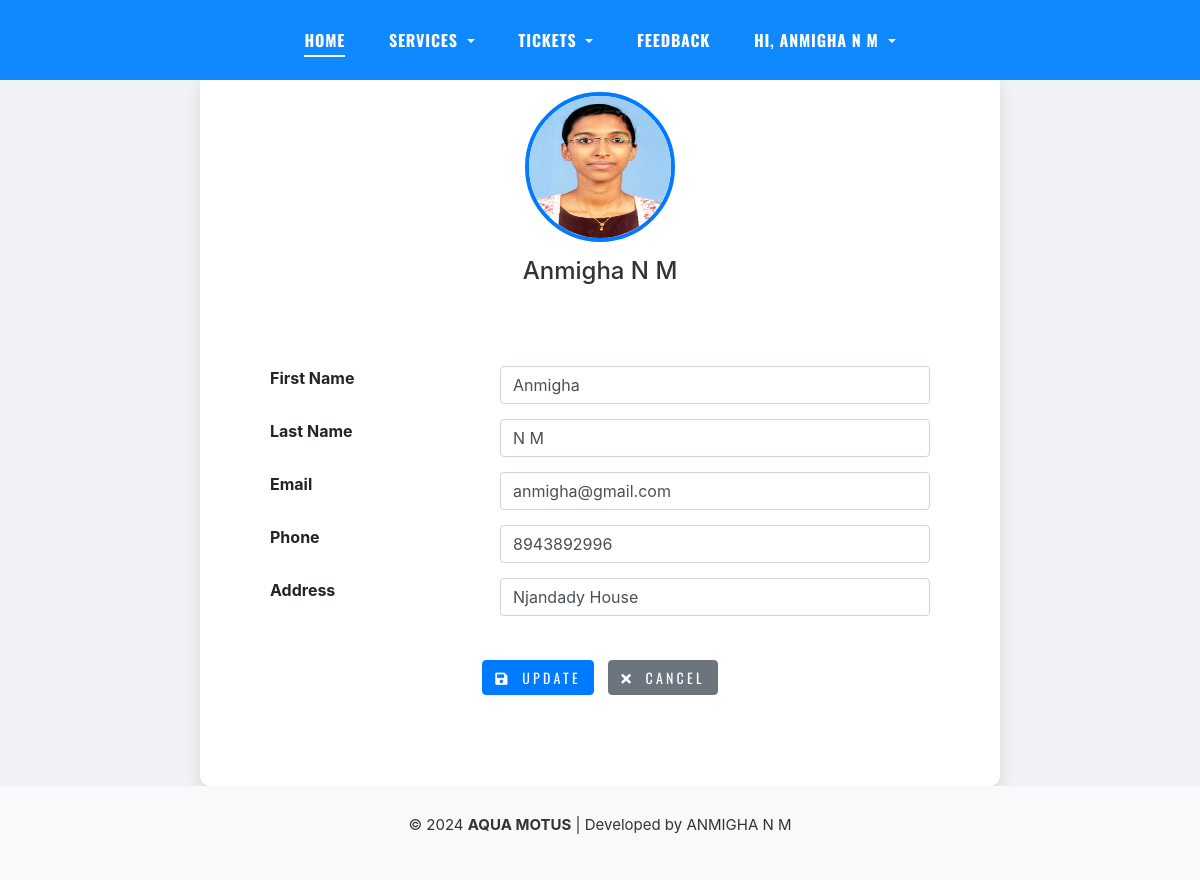
The page /User/EditProfile/ (signed in) on the database its author committed.
### Guest/models.py (models this page shows, shortened)
class CustomDetails(AbstractUser):
    ROLE_CHOICES = [
        ('admin', 'Admin'),
        ('stationmaster', 'Station Master'),
        ('user', 'User'),
    ]
    role = models.CharField(max_length=20, choices=ROLE_CHOICES, default='user')

class Profile(models.Model):
    user = models.OneToOneField(settings.AUTH_USER_MODEL, on_delete=models.CASCADE)
    user_contact = models.CharField(max_length=10, unique=True)
    user_address = models.CharField(max_length=255)
    user_gender = models.CharField(max_length=6, choices=(('Male','male'), ('Female','male')))
    user_photo = models.ImageField(upload_to='user_photos/', blank=True, null=True)

### User/views.py (the view)
# urls.py: path('EditProfile/',views.editprofile,name='EditProfile'),
@never_cache
@login_required
def editprofile(request):
    user1 = request.user
    user = Profile.objects.get(user=user1)
    if request.method == "POST":
        user1.first_name = request.POST.get("txt_name")
        user1.last_name = request.POST.get("txt_lastname")
        user1.email = request.POST.get("txt_email")
        user.user_contact = request.POST.get("txt_contact")
        user.user_address = request.POST.get("txt_address")
        user1.save()
        user.save()
        request.session['profile_updated'] = True
        return redirect('WebUser:EditProfile')
    else:
        profile_updated = request.session.pop('profile_updated', False)
        return render(request, 'User/EditProfile.html', {'user': user1, 'user1': user, 'profile_updated': profile_updated})

### User/Templates/User/EditProfile.html (shortened to what this page needs)
{% extends 'User/HomePage.html' %}
{% load static %}
{% block content %}
<!DOCTYPE html>
<html lang="en">
<head>
    <link href="https://maxcdn.bootstrapcdn.com/bootstrap/4.1.1/css/bootstrap.min.css" rel="stylesheet">
    <link rel="stylesheet" href="https://cdnjs.cloudflare.com/ajax/libs/font-awesome/5.15.4/css/all.min.css">
</head>
<body><br><br><br>
    <div class="container profile-container">
        <div class="profile-header">
            <img src="{{ user1.user_photo.url }}" alt="Profile Photo">
            <h2>{{ user.first_name }} {{ user.last_name }}</h2>
        </div>
        <div class="profile-body">
            <form id="editProfileForm" method="post">
                <div class="row">
                    <div class="col-md-4">
                        <label>First Name</label>
                    </div>
                    <div class="col-md-8">
                        <input type="text" class="form-control" id="txt_name" name="txt_name" value="{{ user.first_name }}" onblur="validateName()">
                    </div>
                </div>
                <div class="row">
                    <div class="col-md-4">
                        <label>Last Name</label>
                    </div>
                    <div class="col-md-8">
                        <input type="text" class="form-control" id="txt_lastname" name="txt_lastname" value="{{ user.last_name }}" onblur="validateName()">
                    </div>
                </div>
                <div class="row">
                    <div class="col-md-4">
                        <label>Email</label>
                    </div>
                    <div class="col-md-8">
                        <input type="text" class="form-control" id="txt_email" name="txt_email" value="{{ user.email }}" onblur="validateEmail()">
                    </div>
                </div>
                <div class="row">
                    <div class="col-md-4">
                        <label>Phone</label>
                    </div>
                    <div class="col-md-8">
                        <input type="text" class="form-control" id="txt_contact" maxlength="10" name="txt_contact" value="{{ user1.user_contact }}" onblur="validatePhone()">
                    </div>
                </div>
                <div class="row">
                    <div class="col-md-4">
                        <label>Address</label>
                    </div>
                    <div class="col-md-8">
                        <input type="text" class="form-control" id="txt_address" name="txt_address" value="{{ user1.user_address }}" onblur="validateAddress()">
                    </div>
                </div><br>
                <div class="form-buttons" align="center">
                    <button type="submit" class="btn btn-primary btn-icon">
                        <i class="fas fa-save"></i> Update
                    </button>
                    <button type="reset" class="btn btn-secondary btn-icon" onclick="window.location.href='{% url 'WebUser:MyProfile' %}'">
                        <i class="fas fa-times"></i> Cancel
                    </button>
                </div>
            </form>
        </div>
    </div>
</body>
</html>
{% endblock %}

### User/Templates/User/HomePage.html (shortened to what this page needs)
{% load static %}
<html lang="en">
<head>
    <link rel="stylesheet" href="{% static 'User/fonts/icomoon/style.css' %}" />
    <link rel="stylesheet" href="{% static 'User/css/bootstrap.min.css' %}" />
    <link rel="stylesheet" href="{% static 'User/css/jquery-ui.css' %}" />
    <link rel="stylesheet" href="{% static 'User/css/owl.carousel.min.css' %}" />
    <link rel="stylesheet" href="{% static 'User/css/owl.theme.default.min.css' %}" />
    <link rel="stylesheet" href="{% static 'User/css/jquery.fancybox.min.css' %}" />
    <link rel="stylesheet" href="{% static 'User/css/bootstrap-datepicker.css' %}" />
    <link rel="stylesheet" href="{% static 'User/fonts/flaticon/font/flaticon.css' %}" />
    <link rel="stylesheet" href="{% static 'User/css/aos.css' %}" />
    <link href="{% static 'User/css/jquery.mb.YTPlayer.min.css' %}" media="all" rel="stylesheet" type="text/css" />
    <link rel="stylesheet" href="{% static 'User/css/style.css' %}" />
</head>
<body data-spy="scroll" data-target=".site-navbar-target" data-offset="100">
    <div class="site-wrap">
        <div class="header-top bg-light">
            <div class="site-navbar py-2 js-sticky-header site-navbar-target d-none pl-0 d-lg-block" role="banner">
                <div class="container">
                    <div class="d-flex align-items-center">
                        <div class="mx-auto">
                            <nav class="site-navigation position-relative text-right" role="navigation">
                                <ul class="site-menu main-menu js-clone-nav mr-auto d-none pl-0 d-lg-block">
                                    <li class="active"><a href="{% url 'WebUser:HomePage' %}" class="nav-link text-left">Home</a></li>
                                    <li>
                                        <ul class="site-menu main-menu js-clone-nav mr-auto d-none pl-0 d-lg-block">
                                            <li class="dropdown">
                                                <a href="#" class="nav-link text-left dropdown-toggle" id="userDropdown" role="button" data-toggle="dropdown" aria-haspopup="true" aria-expanded="false">
                                                    Services
                                                </a>
                                            </li>
                                        </ul>
                                    </li>
                                    <li>
                                        <ul class="site-menu main-menu js-clone-nav mr-auto d-none pl-0 d-lg-block">
                                            <li class="dropdown">
                                                <a href="#" class="nav-link text-left dropdown-toggle" id="userDropdown" role="button" data-toggle="dropdown" aria-haspopup="true" aria-expanded="false">
                                                    Tickets
                                                </a>
                                            </li>
                                        </ul>
                                    </li>
                                    <li><a href="{% url 'WebUser:feedback' %}" class="nav-link text-left">FeedBack</a></li>
                                    <li>
                                        <ul class="site-menu main-menu js-clone-nav mr-auto d-none pl-0 d-lg-block">
                                            <li class="dropdown">
                                                <a href="#" class="nav-link text-left dropdown-toggle" id="userDropdown" role="button" data-toggle="dropdown" aria-haspopup="true" aria-expanded="false">
                                                    Hi, {{ user.first_name }} {{ user.last_name }}
                                                </a>
                                            </li>
                                        </ul>
                                    </li>
                                </ul>
                            </nav>
                        </div>
                    </div>
                </div>
            </div>
        </div>
        {% block content %}{% endblock content %}
        <footer class="footer">
            <p class="text-sm font-medium text-center text-blue p-2">
                © 2024 <b>AQUA MOTUS</b> | Developed by ANMIGHA N M
            </p>
        </footer>
    </div>
</body>
</html>

### Guest/static/User/css/style.css (style rules this page uses)
html { overflow-x: hidden; }
body { line-height: 1.7; color: gray; font-weight: 300; font-size: 1.1rem; }
a { -webkit-transition: .3s all ease; -o-transition: .3s all ease; transition: .3s all ease; }
h1, h2, h3, h4, h5, .h1, .h2, .h3, .h4, .h5 { font-family: "Oswald", sans-serif; }
.site-wrap:before { display: none; -webkit-transition: .3s all ease-in-out; -o-transition: .3s all ease-in-out; transition: .3s all ease-in-out; background: rgba(0, 0, 0, 0.6); content: ""; position: absolute; z-index: 2000; top: 0; left: 0; right: 0; bottom: 0; opacity: 0; visibility: hidden; }
.site-navbar { font-family: "Oswald", sans-serif; margin-bottom: 0px; z-index: 1999; width: 100%; }
.site-navbar .site-navigation .site-menu { margin-bottom: 0; }
.site-navbar .site-navigation .site-menu .active > a { color: #fff; display: inline-block; padding: 5px 0px; margin-left: 20px; margin-right: 20px; position: relative; }
.site-navbar .site-navigation .site-menu .active > a:before { width: 100%; content: ""; height: 2px; left: 0; bottom: 0; background-color: #fff; }
.site-navbar .site-navigation .site-menu a { text-decoration: none !important; display: inline-block; }
.site-navbar .site-navigation .site-menu > li { display: inline-block; }
.site-navbar .site-navigation .site-menu > li > a { text-transform: uppercase; font-size: 16px; letter-spacing: .05rem; font-weight: 900; padding: 20px 20px; color: #fff; display: inline-block; text-decoration: none !important; }
.sticky-wrapper .site-navbar { -webkit-transition: .3s all ease; -o-transition: .3s all ease; transition: .3s all ease; background: #1089ff; }
.sticky-wrapper .site-navbar .site-menu > li { display: inline-block; }
.sticky-wrapper .site-navbar .site-menu > li.active > a { color: #fff; position: relative; }
.sticky-wrapper .site-navbar .site-menu > li.active > a:before { content: ""; position: absolute; bottom: 0; height: 2px; background: #fff; }
.footer { padding: 4rem 0; background: #000; font-size: 15px; color: #888; }
.btn { text-transform: uppercase; font-size: 14px; letter-spacing: .2rem; font-family: "Oswald", sans-serif; }

### User/Templates/User/HomePage.html (style rules this page uses)
html, body { height: 100%; margin: 0; }
.site-wrap { min-height: 100vh; display: flex; flex-direction: column; }
.footer { margin-top: auto; padding: 20px 0; background: #f8f9fa; text-align: center; color: #333; width: 100%; bottom: 0; }

### User/Templates/User/EditProfile.html (style rules this page uses)
body { background: #f0f2f5; }
.profile-container { margin-top: 50px; background: #fff; border-radius: 10px; box-shadow: 0 8px 16px rgba(0,0,0,0.1); padding: 20px; max-width: 800px; margin: auto; }
.profile-header { text-align: center; margin-bottom: 30px; }
.profile-header img { border-radius: 50%; width: 150px; height: 150px; border: 4px solid #007bff; }
.profile-header h2 { margin-top: 15px; margin-bottom: 10px; font-size: 24px; color: #333; }
.profile-body { padding: 50px; text-align: left; }
.profile-body .row { margin-bottom: 15px; justify-content: center; }
.profile-body label { font-weight: bold; }
.btn-icon { font-size: 14px; margin: 5px; }
.btn-icon i { margin-right: 5px; }

### rows shown on the page
CustomDetails: first_name "ANMIGHA", last_name "N M", first_name "Anmigha", txt_name "Anmigha", txt_lastname "N M", txt_email "anmigha@gmail.com"
Profile: user_photo (picture), txt_contact "8943892996", txt_address "Njandady House"
